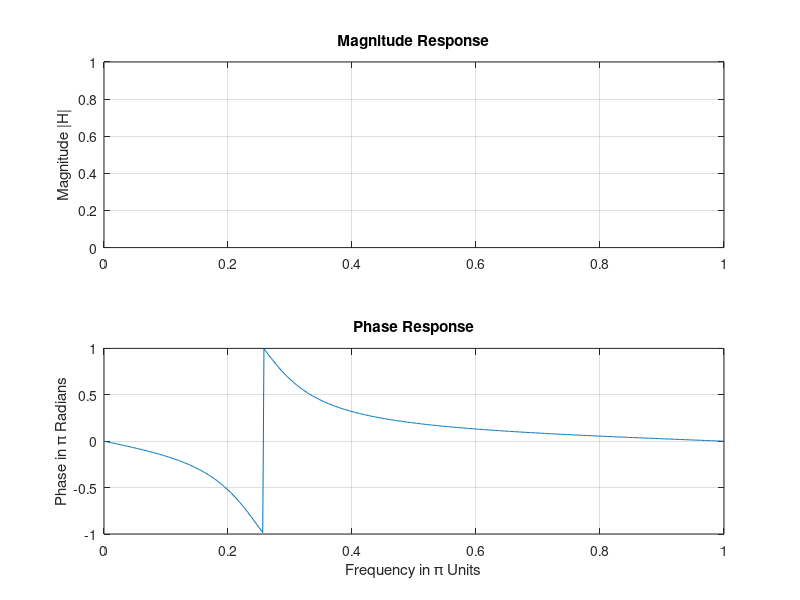

Source code (MATLAB):
b = [1.0000 -1.7678 1.5625]; % Filter coefficient array b
 a = [1.0000 -1.1314 0.6400]; % Filter coefficient array a
 m = 0:length(b)-1; l = 0:length(a)-1; % Index arrays m and l
K = 500; k = 0:1:K; % Index array k for frequencies
 w = pi*k/K; % [0, pi] axis divided into 501 points.
 num = b * exp(-j*m'*w); % Numerator calculations
 den = a * exp(-j*l'*w); % Denominator calculations
 H = num ./ den; % Frequency response
 magH = abs(H); angH = angle(H);
 
  subplot(2,1,1); plot(w/pi,magH); grid; axis([0,1,0,1])
ylabel('Magnitude |H|');
 title('Magnitude Response');
 subplot(2,1,2); plot(w/pi,angH/pi); grid
 xlabel('Frequency in \pi Units'); ylabel('Phase in \pi Radians');
 title('Phase Response');